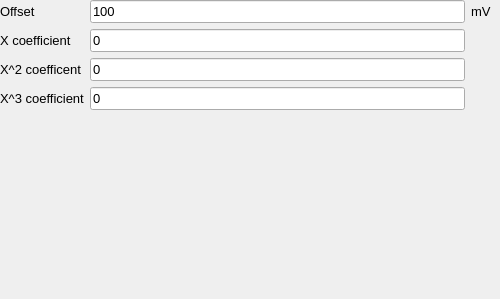
               <widget class="QWidget" name="polynomial_CH2">
                <widget class="QWidget" name="gridLayoutWidget_19">
                 <property name="geometry">
                  <rect>
                   <x>0</x>
                   <y>0</y>
                   <width>491</width>
                   <height>290</height>
                  </rect>
                 </property>
                 <layout class="QGridLayout" name="gridLayout_19" rowstretch="1,0,0,0,0,0">
                  <item row="1" column="0">
                   <widget class="QLabel" name="poly_xcoeff_label_CH2">
                    <property name="font">
                     <font>
                      <pointsize>10</pointsize>
                     </font>
                    </property>
                    <property name="layoutDirection">
                     <enum>Qt::LeftToRight</enum>
                    </property>
                    <property name="text">
                     <string>X coefficient</string>
                    </property>
                   </widget>
                  </item>
                  <item row="3" column="0">
                   <widget class="QLabel" name="poly_x2coeff_label_CH2">
                    <property name="font">
                     <font>
                      <pointsize>10</pointsize>
                     </font>
                    </property>
                    <property name="layoutDirection">
                     <enum>Qt::LeftToRight</enum>
                    </property>
                    <property name="text">
                     <string>X^2 coefficent</string>
                    </property>
                   </widget>
                  </item>
                  <item row="0" column="3">
                   <widget class="QLabel" name="poly_offest_unit_CH2">
                    <property name="font">
                     <font>
                      <pointsize>10</pointsize>
                     </font>
                    </property>
                    <property name="layoutDirection">
                     <enum>Qt::LeftToRight</enum>
                    </property>
                    <property name="text">
                     <string>mV</string>
                    </property>
                   </widget>
                  </item>
                  <item row="3" column="1" colspan="2">
                   <widget class="QLineEdit" name="poly_x2coeff_CH2">
                    <property name="sizePolicy">
                     <sizepolicy hsizetype="Expanding" vsizetype="Maximum">
                      <horstretch>1</horstretch>
                      <verstretch>1</verstretch>
                     </sizepolicy>
                    </property>
                    <property name="font">
                     <font>
                      <pointsize>10</pointsize>
                     </font>
                    </property>
                    <property name="text">
                     <string>0</string>
                    </property>
                   </widget>
                  </item>
                  <item row="1" column="1" colspan="2">
                   <widget class="QLineEdit" name="poly_xcoeff_CH2">
                    <property name="sizePolicy">
                     <sizepolicy hsizetype="Expanding" vsizetype="Maximum">
                      <horstretch>1</horstretch>
                      <verstretch>1</verstretch>
                     </sizepolicy>
                    </property>
                    <property name="font">
                     <font>
                      <pointsize>10</pointsize>
                     </font>
                    </property>
                    <property name="text">
                     <string>0</string>
                    </property>
                   </widget>
                  </item>
                  <item row="0" column="0">
                   <widget class="QLabel" name="poly_offset_label_CH2">
                    <property name="font">
                     <font>
                      <pointsize>10</pointsize>
                     </font>
                    </property>
                    <property name="layoutDirection">
                     <enum>Qt::LeftToRight</enum>
                    </property>
                    <property name="text">
                     <string>Offset</string>
                    </property>
                   </widget>
                  </item>
                  <item row="4" column="1" colspan="2">
                   <widget class="QLineEdit" name="poly_x3coeff_CH2">
                    <property name="sizePolicy">
                     <sizepolicy hsizetype="Expanding" vsizetype="Maximum">
                      <horstretch>1</horstretch>
                      <verstretch>1</verstretch>
                     </sizepolicy>
                    </property>
                    <property name="font">
                     <font>
                      <pointsize>10</pointsize>
                     </font>
                    </property>
                    <property name="text">
                     <string>0</string>
                    </property>
                   </widget>
                  </item>
                  <item row="0" column="1" colspan="2">
                   <widget class="QLineEdit" name="poly_offset_CH2">
                    <property name="sizePolicy">
                     <sizepolicy hsizetype="Expanding" vsizetype="Maximum">
                      <horstretch>1</horstretch>
                      <verstretch>1</verstretch>
                     </sizepolicy>
                    </property>
                    <property name="font">
                     <font>
                      <pointsize>10</pointsize>
                     </font>
                    </property>
                    <property name="text">
                     <string>100</string>
                    </property>
                   </widget>
                  </item>
                  <item row="5" column="1">
                   <spacer name="verticalSpacer_16">
                    <property name="orientation">
                     <enum>Qt::Vertical</enum>
                    </property>
                    <property name="sizeHint" stdset="0">
                     <size>
                      <width>20</width>
                      <height>40</height>
                     </size>
                    </property>
                   </spacer>
                  </item>
                  <item row="4" column="0">
                   <widget class="QLabel" name="poly_x3coeff_label_CH2">
                    <property name="font">
                     <font>
                      <pointsize>10</pointsize>
                     </font>
                    </property>
                    <property name="layoutDirection">
                     <enum>Qt::LeftToRight</enum>
                    </property>
                    <property name="text">
                     <string>X^3 coefficient</string>
                    </property>
                   </widget>
                  </item>
                 </layout>
                </widget>
               </widget>
